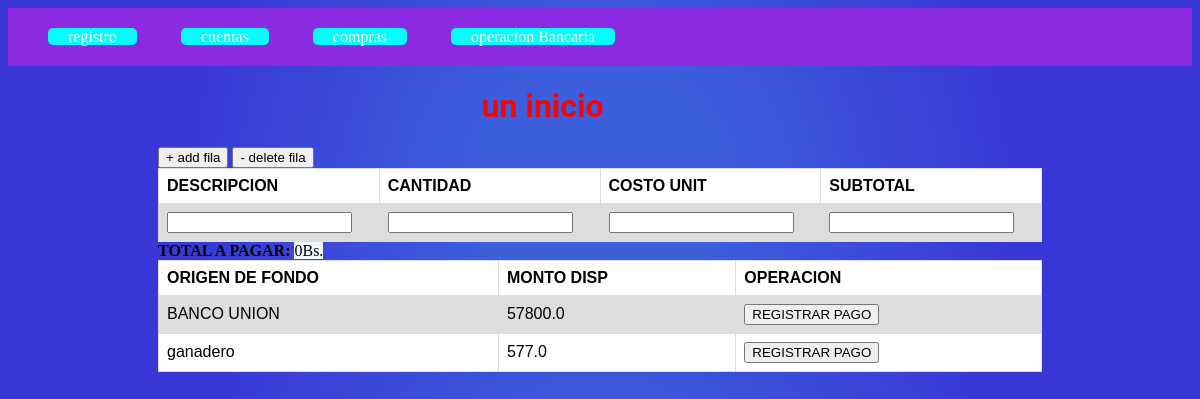
The app's page /compra, older data.
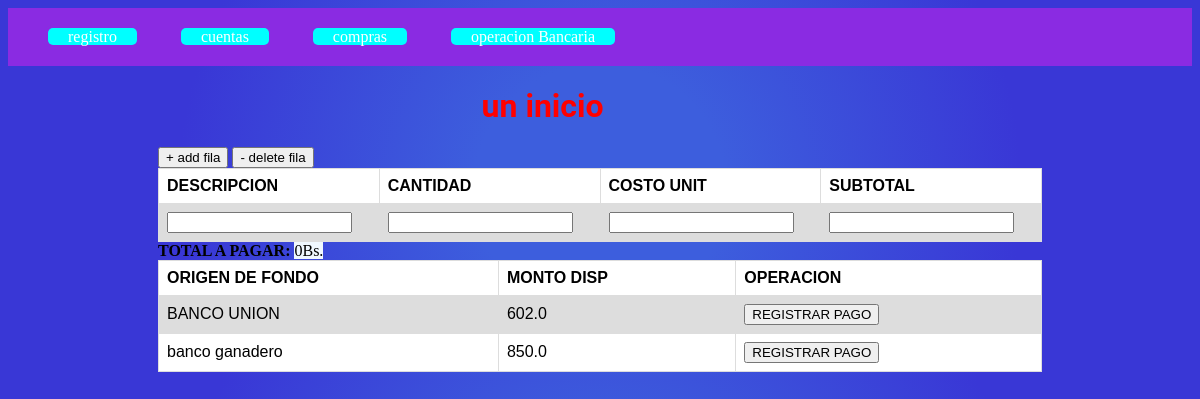
The same page, newer data.
### aplicaciones/CuentaBancaria/models.py (models this page shows, shortened)
class cuenta(models.Model):
    id_c=models.AutoField(primary_key=True)
    banco=models.CharField (max_length=20)
    capital=models.FloatField(max_length=6)
    fecha=models.DateField(editable=True)
    tipo=models.CharField(max_length=10,default='corriente')
    interes=models.FloatField(max_length=6,default=0.00)

### aplicaciones/materiales/views.py (the view)
# urls.py: path('compra',views.registrarcompra),
def registrarcompra(request):
    cuentas=filtraEstadosCuenta()
    return render(request,'cotizacion.html',{'cuenta':cuentas})

### aplicaciones/CuentaBancaria/views.py (called while the page is built)
def filtraEstadosCuenta():
    cuentas=cuenta.objects.all()
    listcuentas=[]
    for ct in cuentas:
        totalr=totalretiros(ct.id_c)
        totala=totalabonos(ct.id_c)
        ct.capital=ct.capital+totala-totalr
        listcuentas.append(ct)
    return listcuentas

def totalretiros(id):
    saldo=transaccion.objects.filter(id_c=id)
    totalRetiros=0
    if (saldo):
        for s in saldo:
            totalRetiros=s.retiro+totalRetiros
    return totalRetiros

def totalabonos(id):
    saldo=transaccion.objects.filter(id_c=id)
    total=0
    if (saldo):
        for s in saldo:
            total=s.Abono+total
    return total

### aplicaciones/materiales/templates/cotizacion.html (shortened to what this page needs)
{% extends "encabezado.html" %}
{% load static %}
{% block contenido %}
<div class="contentabla">
    <button onclick="addfila()">+ add fila</button>
    <button onclick="deletfila()">- delete fila</button><br>
    <form action="" method="post">{% csrf_token %}
    <table id="tablaCotizacion">
        <tr>
            <th>DESCRIPCION</th>
            <th>CANTIDAD</th>
            <th>COSTO UNIT</th>
            <th>SUBTOTAL</th>
        </tr>
        <tr>
                <td><input name="descrip1" type="text"></td>
                <td><input name="cant1" class="cantidad" type="text" onchange="calculototal()" ></td>
                <td><input name="costoUnit1" class="costounit" type="number" onchange="calcularSubtotal()" ></td>
                <td><input class="subtotal" step="0.001" type="number" onchange="calcularcostounit()" > </td>
        </tr>
    </table>
    <strong>TOTAL A PAGAR:</strong>
    <span class="total">0</span><span>Bs.</span>
</div>
<div class="contentabla">
    <table>
        <tr>
            <th>ORIGEN DE FONDO</th>
            <th>MONTO DISP</th>
            <th>OPERACION</th>
        </tr>
        {% for c in cuenta %}
        <tr>
            <td>{{c.banco}}</td>
            <td>{{c.capital}}</td>
            <td><button type="submit">REGISTRAR PAGO</button></td>
        </tr>
        {% endfor %}
    </table>
</div>
{% endblock  %}

Row changes from the older to the newer data that the page shows:
changed cuenta "BANCO UNION": capital "57800.0" → "602.0"
changed cuenta: banco "ganadero" → "banco ganadero"; capital "577.0" → "850.0"
